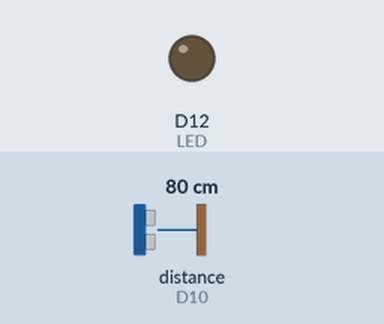
A sketch run on a simulated Arduino MKR. On the bench: output pins drawn as LEDs (lit = HIGH). Wiring (inferred from the names in the program): ultrasonic range finder: trigger D9; echo D10. The test bench sets the inputs (shaded band); at power-on: distance to the obstacle (sensor on D10) 80 cm. The echo pulse lasts 58.3 µs per cm; WiFi joins after 1.5 s; servers stay silent unless stated; pins used as bus, display or sensor lines are not drawn; what the sketch prints to the serial monitor is not drawn.

Above: at 7.7 s.
7.8 s: distance to the obstacle (sensor on D10) set to 12 cm
9.3 s: distance to the obstacle (sensor on D10) set to 9 cm
At 10.5 s:
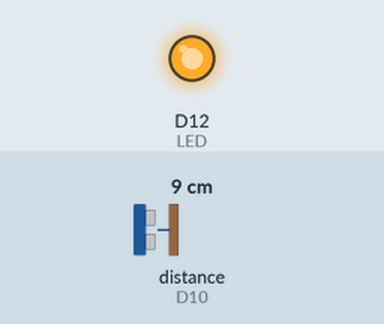
11.0 s: distance to the obstacle (sensor on D10) set to 18 cm
At 11.8 s:
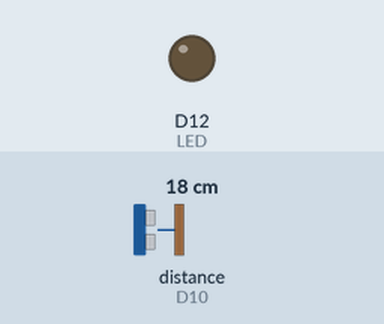
12.7 s: distance to the obstacle (sensor on D10) set to 2 cm
At 13.1 s:
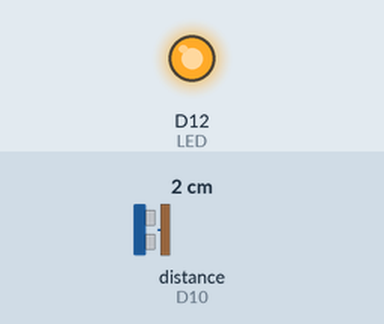
Timing chart, 0 to 15.2 s (numbered marks = the images above; inputs shaded):
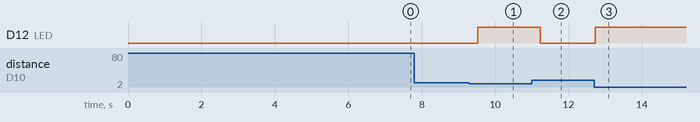

Measured:
- the behaviour switches between 11 and 10 cm on distance to the obstacle (sensor on D10) (found by bisection; images 0 and 1)
- after the input at 7.8 s, every drawn part: stays the same
- after the input at 9.3 s, D12 (LED): LOW → HIGH after 0.22 s
- after the input at 11.0 s, D12 (LED): HIGH → LOW after 0.22 s
- after the input at 12.7 s, D12 (LED): LOW → HIGH at once

The sketch:

Notify.ino
```cpp
#include <SPI.h>
#include <WiFiNINA.h>
#include "arduino_secrets.h"


const byte LED=12;//宣告針腳LED
const byte trigpin=9;
const byte echopin=10;
unsigned long d;
int i;
int status=WL_IDLE_STATUS;
char ssid[] = SECRET_SSID;        // your network SSID (name)
char pass[] = SECRET_PASS;    // your network password (use for WPA, or use as key for WEP)

int port=443;
char host[] = "maker.ifttt.com";

WiFiClient client;


void setup() {
  // initialize digital pin LED_BUILTIN as an output.
  pinMode(LED, OUTPUT);
  pinMode(trigpin,OUTPUT);
  pinMode(echopin,INPUT);

  Serial.begin(9600);
  while (status!=WL_CONNECTED && i<=10) {
      Serial.print("嘗試連線第 ");
      Serial.print(i);
      Serial.println("次...");
      status=WiFi.begin(ssid,pass);
      if (status!=WL_CONNECTED)
         Serial.println("無法連線");
      else
         Serial.println("成功連線");
      i++;
      delay(5000);//每5秒嘗試一次
    }
}

// the loop function runs over and over again forever
void loop() {

 digitalWrite(trigpin,HIGH);
 delay(0.005);
 digitalWrite(trigpin,LOW);
 d= pulseIn(echopin,HIGH)/58;

 if(d<=10){

    digitalWrite(LED, HIGH);   // turn the LED on (HIGH is the voltage level)
    String message = "檢測你家寵物出逃啦!趕緊帶回家!";
    Serial.println("\nStarting connection to server...");
    Serial.println(message);


    if (!client.connect(host,80)) {
       Serial.println("connected fail");
     }
     else{
        Serial.println("connected successful");
        String getStr_line = "POST /trigger/IFTTT_LINE01/with/key/vfBbZOhGB5g02_pVl1GCj HTTP/1.1\r\nHost: maker.ifttt.com\r\nUser-Agent: BuildFailureDetectorESP32\r\nConnection: close\r\n\r\n";
        client.print(getStr_line);
        client.stop();

        delay(1000);
      }

  }
  else{
    digitalWrite(LED, LOW);
  }
 Serial.print(d);
 Serial.print("cm");
 Serial.println();
 delay(500);

}
```

arduino_secrets.h
```cpp
#define SECRET_SSID "Ying"
#define SECRET_PASS "00000000"
```
